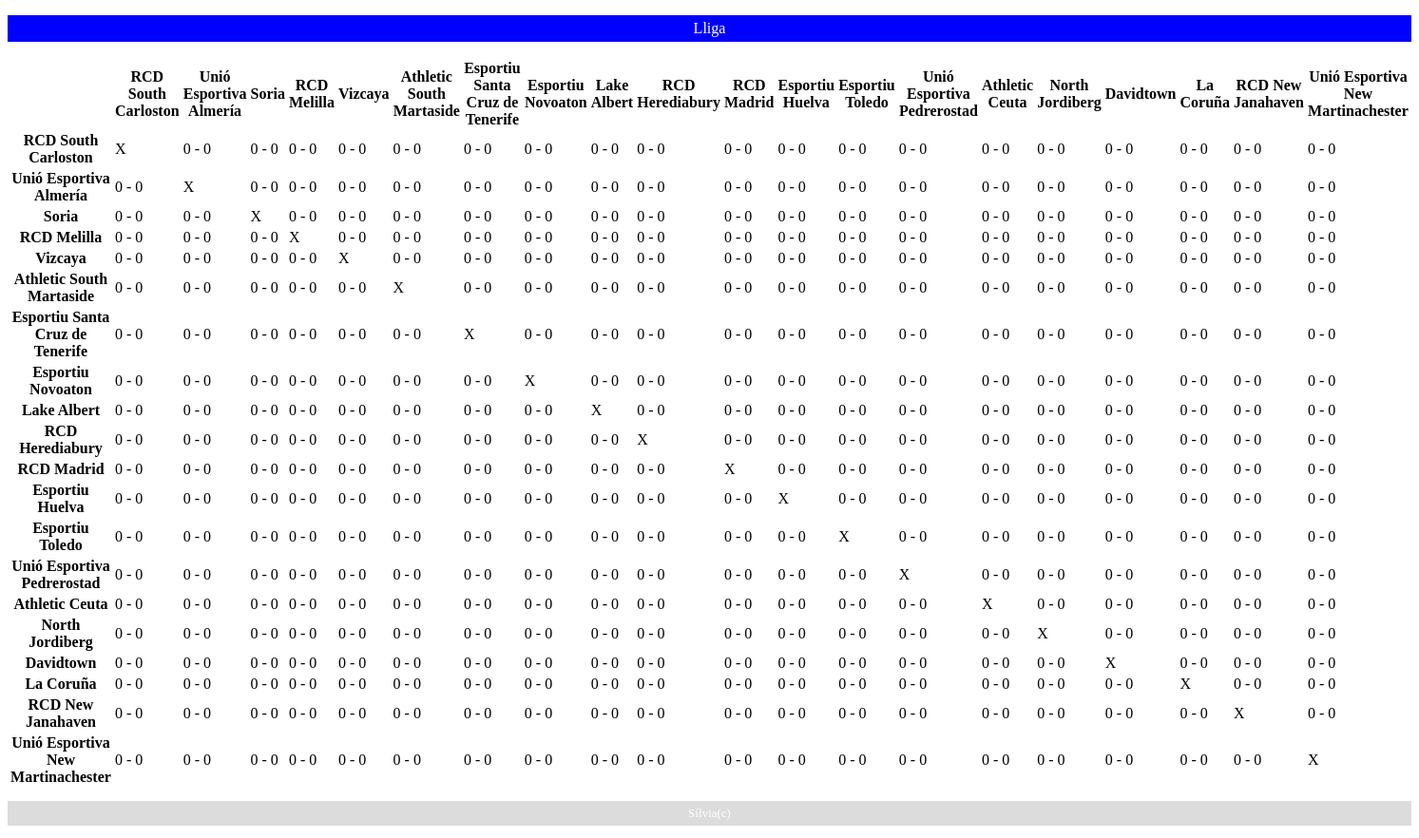
Page /lliga/4/partits/ on the committed database.
### lliga/models.py (models this page shows, shortened)
class Equip(models.Model):
    nom = models.CharField(max_length=100)
    lliga = models.ForeignKey(Lliga, on_delete=models.CASCADE, related_name='equips')
    ciutat = models.CharField(max_length=100)

### lliga/views.py (the view)
# urls.py: path("<int:pk>/partits/", views.partits, name="partits"),
def partits(request, pk):
    lliga = get_object_or_404(Lliga, pk=pk)
    equips = lliga.equips.all()
    nelements = len(equips)
    classificacio= [['X' for _ in range(nelements+1)] for _ in range(nelements+1)]
    index_equips = {equip.nom: i for i, equip in enumerate(equips)}
    classificacio[0][0]=""
    for equip in equips:
        classificacio[index_equips[equip.nom]+1][0]= equip.nom
        classificacio[0][index_equips[equip.nom]+1]=equip.nom
        for partit in lliga.partit_set.filter(local=equip):
            classificacio[index_equips[equip.nom]+1][index_equips[partit.visitant.nom]+1]= f" {partit.gols_local()} - {partit.gols_visitant()}"
        for partit in lliga.partit_set.filter(visitant=equip):
            classificacio[index_equips[partit.local.nom]+1][index_equips[partit.visitant.nom]+1]= f" {partit.gols_local()} - {partit.gols_visitant()}"
    return render(request,"partits.html",
                    {
                        "resultats":classificacio,
                        "nomlliga": lliga.nom,
                    })

### lliga/models.py (called while the page is built)
    def gols_local(self):
        return self.event_set.filter(
            tipus=Event.EventType.GOL,equip=self.local).count()

    def gols_visitant(self):
        return self.event_set.filter(
            tipus=Event.EventType.GOL,equip=self.visitant).count()

### lliga/templates/lliga/partits.html
{% extends "lliga/base.html" %}
{% load static %}
{% block content %}
<table>
    {% for row in resultats %}
    <tr>
    {% for cell in row %}
        {% if forloop.first or forloop.parentloop.first %} <th> {% else %} <td> {% endif %}
            {{ cell }}
        {% if forloop.first or forloop.parentloop.first %} </th> {% else %} </td> {% endif %}
    {% endfor %}
    </tr>
    {% endfor %}
</table>
{% endblock %}

### lliga/templates/lliga/base.html (shortened to what this page needs)
{% load static %}
<!DOCTYPE html>
<html lang="en">
<head>
    <link rel="stylesheet" href="{% static 'lliga/style.css' %}">
</head>
<body>
    <p class="header"> Lliga</p>
    {% block content %}
    {% endblock %}
    <p class="footer">Sílvia(c)</p>
</body>
</html>

### lliga/static/lliga/style.css (style rules this page uses)
.header { background-color: blue; color: white; text-align: center; font-size: 16px; padding: 5px; }
.footer { background-color: gainsboro; color: white; text-align: center; font-size: 13px; padding: 5px; }

### rows in the picture
Equip: row "RCD South Carloston" "RCD South Carloston"
Equip: row "Unió Esportiva Almería" "Unió Esportiva Almería"
Equip: row "Soria" "Soria"
Equip: row "RCD Melilla" "RCD Melilla"
Equip: row "Vizcaya" "Vizcaya"
Equip: row "Athletic South Martaside" "Athletic South Martaside"
Equip: row "Esportiu Santa Cruz de Tenerife" "Esportiu Santa Cruz de Tenerife"
Equip: row "Esportiu Novoaton" "Esportiu Novoaton"
Equip: row "Lake Albert" "Lake Albert"
Equip: row "RCD Herediabury" "RCD Herediabury"
Equip: row "RCD Madrid" "RCD Madrid"
Equip: row "Esportiu Huelva" "Esportiu Huelva"
Equip: row "Esportiu Toledo" "Esportiu Toledo"
Equip: row "Unió Esportiva Pedrerostad" "Unió Esportiva Pedrerostad"
Equip: row "Athletic Ceuta" "Athletic Ceuta"
Equip: row "North Jordiberg" "North Jordiberg"
Equip: row "Davidtown" "Davidtown"
Equip: row "La Coruña" "La Coruña"
Equip: row "RCD New Janahaven" "RCD New Janahaven"
Equip: row "Unió Esportiva New Martinachester" "Unió Esportiva New Martinachester"

### other values in the picture
{{ cell }} "X" "0 - 0" "0 - 0" "0 - 0" "0 - 0" "0 - 0" "0 - 0" "0 - 0" "0 - 0" "0 - 0" "0 - 0" "0 - 0" "0 - 0" "0 - 0" "0 - 0" "0 - 0" "0 - 0" "0 - 0" "0 - 0" "0 - 0" "0 - 0" "X" "0 - 0" "0 - 0" "0 - 0" "0 - 0" "0 - 0" "0 - 0" "0 - 0" "0 - 0" "0 - 0" "0 - 0" "0 - 0" "0 - 0" "0 - 0" "0 - 0" "0 - 0" "0 - 0" "0 - 0" "0 - 0" "0 - 0" "0 - 0" "X" "0 - 0" "0 - 0" "0 - 0" "0 - 0" "0 - 0" "0 - 0" "0 - 0" "0 - 0" "0 - 0" "0 - 0" "0 - 0" "0 - 0" "0 - 0" "0 - 0" "0 - 0" "0 - 0" "0 - 0" "0 - 0" "0 - 0" "0 - 0" "X" "0 - 0" "0 - 0" "0 - 0" "0 - 0" "0 - 0" "0 - 0" "0 - 0" "0 - 0" "0 - 0" "0 - 0" "0 - 0" "0 - 0" "0 - 0" "0 - 0" "0 - 0" "0 - 0" "0 - 0" "0 - 0" "0 - 0" "0 - 0" "X" "0 - 0" "0 - 0" "0 - 0" "0 - 0" "0 - 0" "0 - 0" "0 - 0" "0 - 0" "0 - 0" "0 - 0" "0 - 0" "0 - 0" "0 - 0" "0 - 0" "0 - 0" "0 - 0" "0 - 0" "0 - 0" "0 - 0" "0 - 0" "X" "0 - 0" "0 - 0" "0 - 0" "0 - 0" "0 - 0" "0 - 0" "0 - 0" "0 - 0" "0 - 0" "0 - 0" "0 - 0" "0 - 0" "0 - 0" "0 - 0" "0 - 0" "0 - 0" "0 - 0" "0 - 0" "0 - 0" "0 - 0" "X" "0 - 0" "0 - 0" "0 - 0" "0 - 0" "0 - 0" "0 - 0" "0 - 0" "0 - 0" "0 - 0" "0 - 0" "0 - 0" "0 - 0" "0 - 0" "0 - 0" "0 - 0" "0 - 0" "0 - 0" "0 - 0" "0 - 0" "0 - 0" "X" "0 - 0" "0 - 0" "0 - 0" "0 - 0" "0 - 0" "0 - 0" "0 - 0" "0 - 0" "0 - 0" "0 - 0" "0 - 0" "0 - 0" "0 - 0" "0 - 0" "0 - 0" "0 - 0" "0 - 0" "0 - 0" "0 - 0" "0 - 0" "X" "0 - 0" "0 - 0" "0 - 0" "0 - 0" "0 - 0" "0 - 0" "0 - 0" "0 - 0" "0 - 0" "0 - 0" "0 - 0" "0 - 0" "0 - 0" "0 - 0" "0 - 0" "0 - 0" "0 - 0" "0 - 0" "0 - 0" "0 - 0" "X" "0 - 0" "0 - 0" "0 - 0" "0 - 0" "0 - 0" "0 - 0" "0 - 0" "0 - 0" "0 - 0" "0 - 0" "0 - 0" "0 - 0" "0 - 0" "0 - 0" "0 - 0" "0 - 0" "0 - 0" "0 - 0" "0 - 0" "0 - 0" "X" "0 - 0" "0 - 0" "0 - 0" "0 - 0" "0 - 0" "0 - 0" "0 - 0" "0 - 0" "0 - 0" "0 - 0" "0 - 0" "0 - 0" "0 - 0" "0 - 0" "0 - 0" "0 - 0" "0 - 0" "0 - 0" "0 - 0" "0 - 0" "X" "0 - 0" "0 - 0" "0 - 0" "0 - 0" "0 - 0" "0 - 0" "0 - 0" "0 - 0" "0 - 0" "0 - 0" "0 - 0" "0 - 0" "0 - 0" "0 - 0" "0 - 0" "0 - 0" "0 - 0" "0 - 0" "0 - 0" "0 - 0" "X" "0 - 0" "0 - 0" "0 - 0" "0 - 0" "0 - 0" "0 - 0" "0 - 0" "0 - 0" "0 - 0" "0 - 0" "0 - 0" "0 - 0" "0 - 0" "0 - 0" "0 - 0" "0 - 0" "0 - 0" "0 - 0" "0 - 0" "0 - 0" "X" "0 - 0" "0 - 0" "0 - 0" "0 - 0" "0 - 0" "0 - 0" "0 - 0" "0 - 0" "0 - 0" "0 - 0" "0 - 0" "0 - 0" "0 - 0" "0 - 0" "0 - 0" "0 - 0" "0 - 0" "0 - 0" "0 - 0" "0 - 0" "X" "0 - 0" "0 - 0" "0 - 0" "0 - 0" "0 - 0" "0 - 0" "0 - 0" "0 - 0" "0 - 0" "0 - 0" "0 - 0" "0 - 0" "0 - 0" "0 - 0" "0 - 0" "0 - 0" "0 - 0" "0 - 0" "0 - 0" "0 - 0" "X" "0 - 0" "0 - 0" "0 - 0" "0 - 0" "0 - 0" "0 - 0" "0 - 0" "0 - 0" "0 - 0" "0 - 0" "0 - 0" "0 - 0" "0 - 0" "0 - 0" "0 - 0" "0 - 0" "0 - 0" "0 - 0" "0 - 0" "0 - 0" "X" "0 - 0" "0 - 0" "0 - 0" "0 - 0" "0 - 0" "0 - 0" "0 - 0" "0 - 0" "0 - 0" "0 - 0" "0 - 0" "0 - 0" "0 - 0" "0 - 0" "0 - 0" "0 - 0" "0 - 0" "0 - 0" "0 - 0" "0 - 0" "X" "0 - 0" "0 - 0" "0 - 0" "0 - 0" "0 - 0" "0 - 0" "0 - 0" "0 - 0" "0 - 0" "0 - 0" "0 - 0" "0 - 0" "0 - 0" "0 - 0" "0 - 0" "0 - 0" "0 - 0" "0 - 0" "0 - 0" "0 - 0" "X" "0 - 0" "0 - 0" "0 - 0" "0 - 0" "0 - 0" "0 - 0" "0 - 0" "0 - 0" "0 - 0" "0 - 0" "0 - 0" "0 - 0" "0 - 0" "0 - 0" "0 - 0" "0 - 0" "0 - 0" "0 - 0" "0 - 0" "0 - 0" "X"
